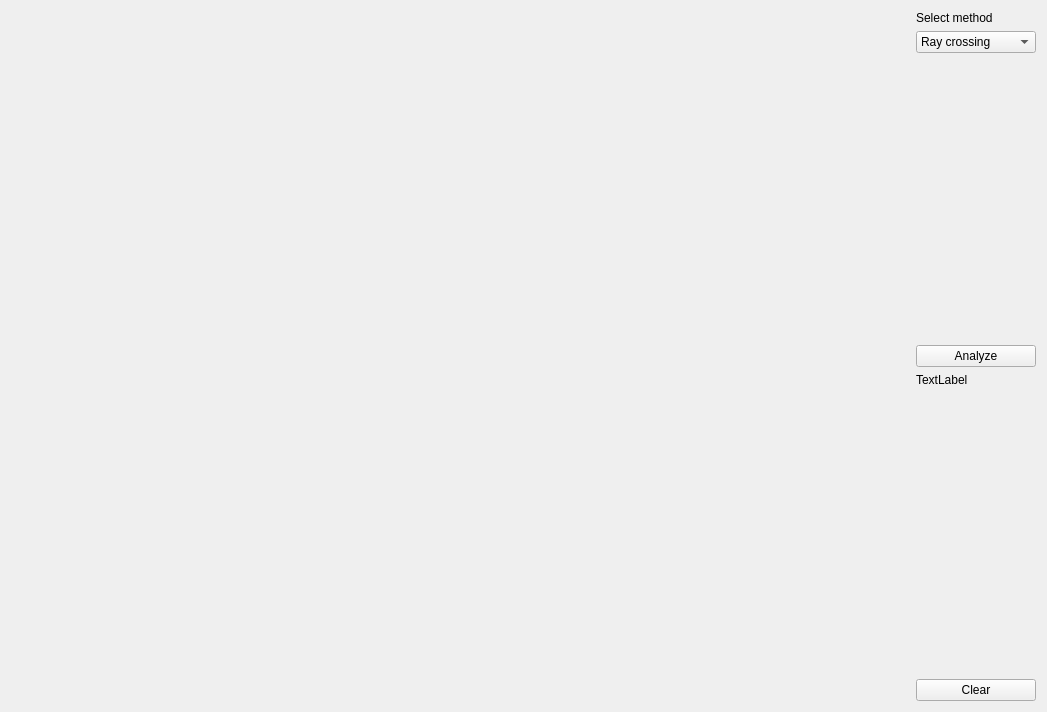
<?xml version="1.0" encoding="UTF-8"?>
<ui version="4.0">
 <class>Widget</class>
 <widget class="QWidget" name="Widget">
  <property name="geometry">
   <rect>
    <x>0</x>
    <y>0</y>
    <width>1047</width>
    <height>712</height>
   </rect>
  </property>
  <property name="windowTitle">
   <string>Point in Polygon</string>
  </property>
  <layout class="QHBoxLayout" name="horizontalLayout">
   <item>
    <widget class="Draw" name="Canvas" native="true">
     <property name="sizePolicy">
      <sizepolicy hsizetype="Preferred" vsizetype="Preferred">
       <horstretch>1</horstretch>
       <verstretch>1</verstretch>
      </sizepolicy>
     </property>
    </widget>
   </item>
   <item>
    <layout class="QVBoxLayout" name="verticalLayout">
     <item>
      <widget class="QLabel" name="label_2">
       <property name="text">
        <string>Select method</string>
       </property>
      </widget>
     </item>
     <item>
      <widget class="QComboBox" name="comboBox">
       <item>
        <property name="text">
         <string>Ray crossing</string>
        </property>
       </item>
       <item>
        <property name="text">
         <string>Winding number</string>
        </property>
       </item>
      </widget>
     </item>
     <item>
      <spacer name="verticalSpacer_2">
       <property name="orientation">
        <enum>Qt::Vertical</enum>
       </property>
       <property name="sizeHint" stdset="0">
        <size>
         <width>20</width>
         <height>100</height>
        </size>
       </property>
      </spacer>
     </item>
     <item>
      <widget class="QPushButton" name="pushButtonAnalyze">
       <property name="text">
        <string>Analyze</string>
       </property>
      </widget>
     </item>
     <item>
      <widget class="QLabel" name="label">
       <property name="text">
        <string>TextLabel</string>
       </property>
      </widget>
     </item>
     <item>
      <spacer name="verticalSpacer">
       <property name="orientation">
        <enum>Qt::Vertical</enum>
       </property>
       <property name="sizeHint" stdset="0">
        <size>
         <width>20</width>
         <height>40</height>
        </size>
       </property>
      </spacer>
     </item>
     <item>
      <widget class="QPushButton" name="pushButtonClear">
       <property name="text">
        <string>Clear</string>
       </property>
      </widget>
     </item>
    </layout>
   </item>
  </layout>
 </widget>
 <customwidgets>
  <customwidget>
   <class>Draw</class>
   <extends>QWidget</extends>
   <header>draw.h</header>
   <container>1</container>
  </customwidget>
 </customwidgets>
 <resources/>
 <connections/>
</ui>
